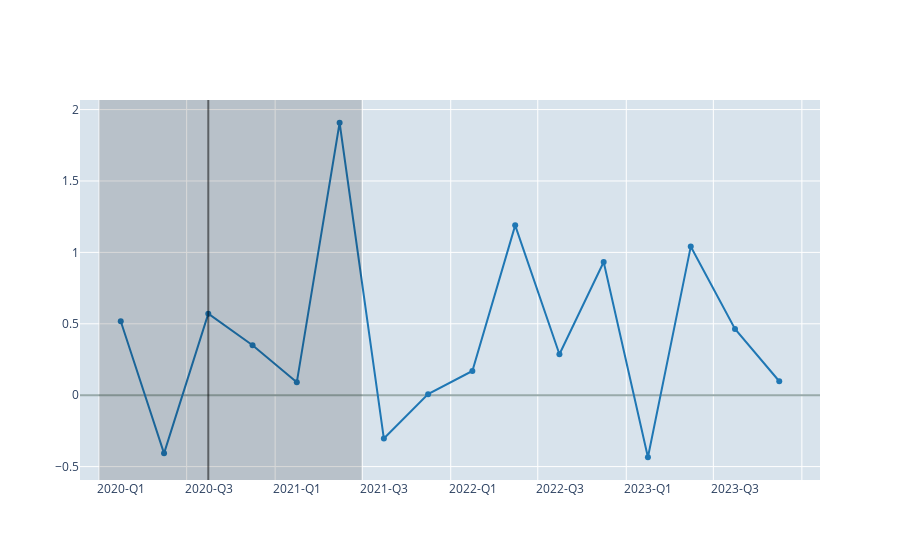
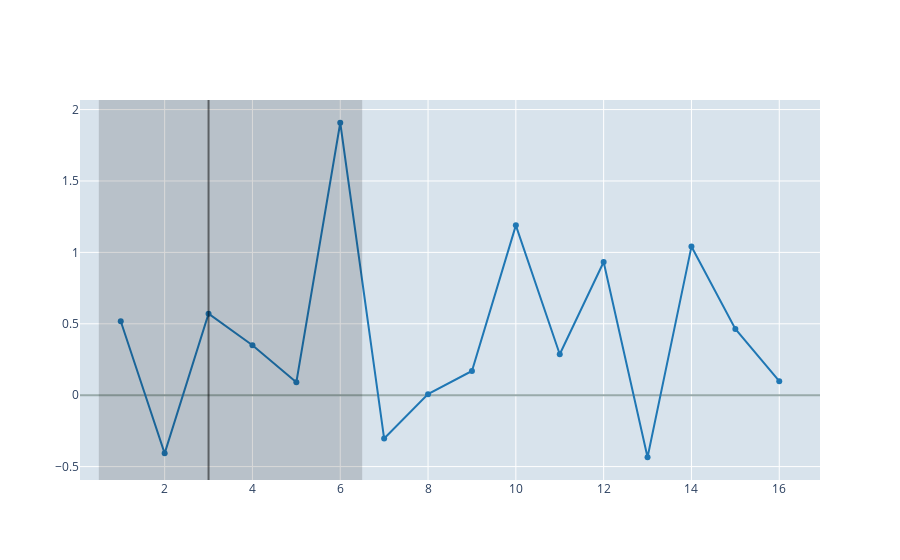

Source (notebook cell) for these figures, in order:
### Markdown cell above
## Plot the time series using the default `period` mode

### Code cell
# Plot the quarterly time series with observations and labels in the middle of
# the period
db["q"].plot(
    date_axis_mode="period",
    highlight=(ir.qq(2020,1), ir.qq(2021,2)),
    xline=ir.qq(2020,3),
)

# Plot the undated time series with observations and labels in the middle of
# the period
db["i"].plot(
    date_axis_mode="period",
    highlight=(ir.ii(1), ir.ii(6)),
    xline=ir.ii(3),
)

### Figure 1 — Plotly figure (JSON) as saved in the notebook; plotly's stock layout.template omitted (floating-point values rounded to 4 significant figures)
{"data": [{"customdata": [0], "line": {"color": "#1f77b4"}, "mode": "lines+markers", "showlegend": false, "type": "scatter", "x": ["2020-02-15", "2020-05-15", "2020-08-15", "2020-11-15", "2021-02-15", "2021-05-15", "2021-08-15", "2021-11-15", "2022-02-15", "2022-05-15", "2022-08-15", "2022-11-15", "2023-02-15", "2023-05-15", "2023-08-15", "2023-11-15"], "xhoverformat": "%Y-Q%q", "y": [0.5175, -0.4071, 0.5706, 0.3499, 0.09051, 1.908, -0.3036, 0.007457, 0.1698, 1.189, 0.2872, 0.9328, -0.4344, 1.041, 0.4644, 0.0979]}], "layout": {"hovermode": "x", "legend": {"orientation": "h", "x": 0.5, "xanchor": "center", "xref": "paper", "y": 0.02, "yanchor": "bottom", "yref": "container"}, "modebar": {"add": "hovercompare"}, "plot_bgcolor": "#D8E3EC", "shapes": [{"line": {"color": "rgba(0, 0, 0, 0.5)"}, "type": "line", "x0": "2020-08-15", "x1": "2020-08-15", "xref": "x", "y0": 0, "y1": 1, "yref": "y domain"}, {"fillcolor": "rgba(0, 0, 0, 0.15)", "line": {"width": 0}, "type": "rect", "x0": "2020-01-01", "x1": "2021-06-30", "xref": "x", "y0": 0, "y1": 1, "yref": "y domain"}], "title": {"x": 0.5, "xanchor": "center", "xref": "paper", "y": 0.98, "yanchor": "top", "yref": "container"}, "xaxis": {"showticklabels": true, "tickformat": "%Y-Q%q", "ticklabelmode": "period", "type": "date"}, "yaxis": {"zeroline": true, "zerolinecolor": "#9aa"}}}

### Figure 2 — Plotly figure (JSON) as saved in the notebook; plotly's stock layout.template omitted (floating-point values rounded to 4 significant figures)
{"data": [{"customdata": [0], "line": {"color": "#1f77b4"}, "mode": "lines+markers", "showlegend": false, "type": "scatter", "x": [1, 2, 3, 4, 5, 6, 7, 8, 9, 10, 11, 12, 13, 14, 15, 16], "y": [0.5175, -0.4071, 0.5706, 0.3499, 0.09051, 1.908, -0.3036, 0.007457, 0.1698, 1.189, 0.2872, 0.9328, -0.4344, 1.041, 0.4644, 0.0979]}], "layout": {"hovermode": "x", "legend": {"orientation": "h", "x": 0.5, "xanchor": "center", "xref": "paper", "y": 0.02, "yanchor": "bottom", "yref": "container"}, "modebar": {"add": "hovercompare"}, "plot_bgcolor": "#D8E3EC", "shapes": [{"line": {"color": "rgba(0, 0, 0, 0.5)"}, "type": "line", "x0": 3, "x1": 3, "xref": "x", "y0": 0, "y1": 1, "yref": "y domain"}, {"fillcolor": "rgba(0, 0, 0, 0.15)", "line": {"width": 0}, "type": "rect", "x0": 0.5, "x1": 6.5, "xref": "x", "y0": 0, "y1": 1, "yref": "y domain"}], "title": {"x": 0.5, "xanchor": "center", "xref": "paper", "y": 0.98, "yanchor": "top", "yref": "container"}, "xaxis": {"showticklabels": true, "ticklabelmode": "period", "type": "linear"}, "yaxis": {"zeroline": true, "zerolinecolor": "#9aa"}}}
